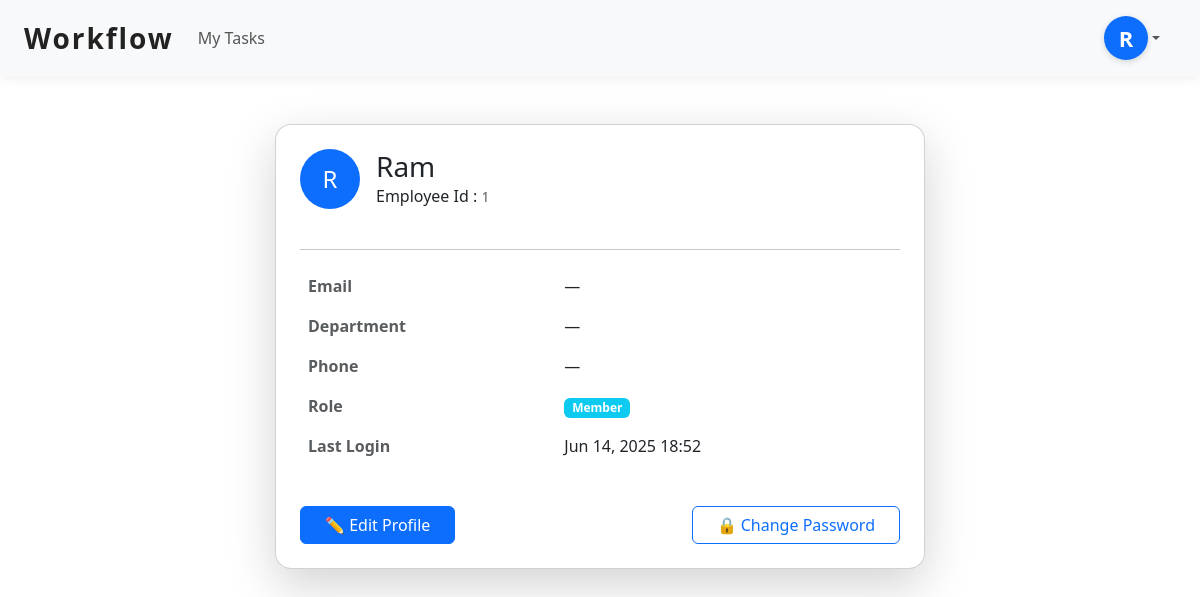
The app's page /profile/ (signed in), older data.
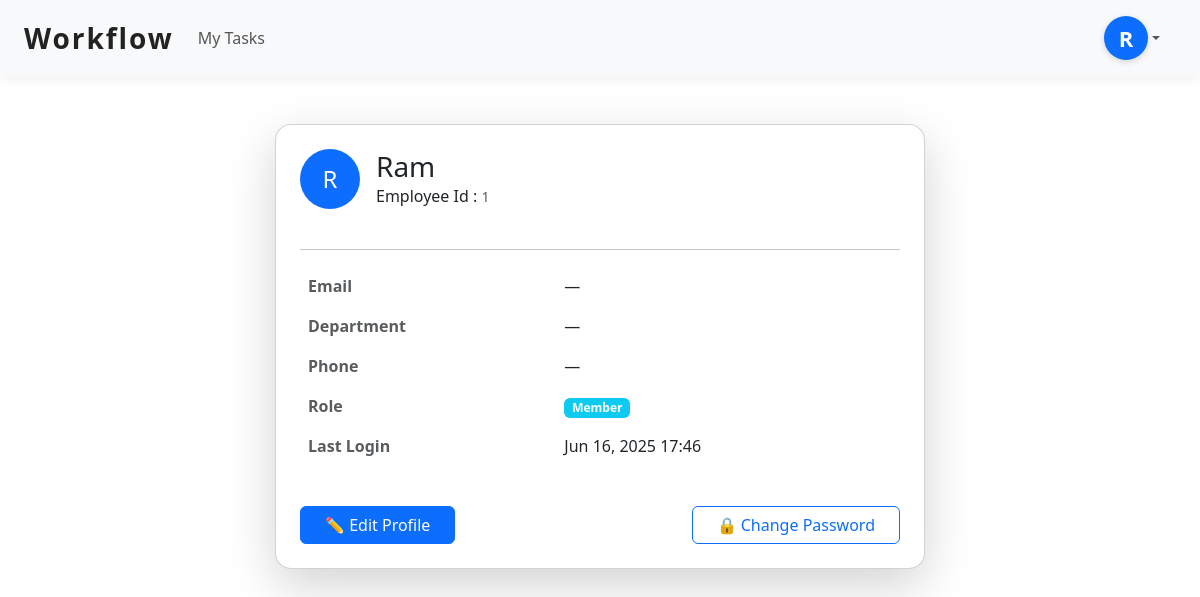
The same page, newer data.
### accounts/models.py (models this page shows, shortened)
class CustomUser(AbstractUser):
    employee_id = models.CharField(max_length=20, unique=True)
    name = models.CharField(max_length=100)
    department = models.CharField(max_length=100, blank=True, null=True)  # new
    phone_number = models.CharField(max_length=20, blank=True, null=True)  # new
    is_first_login = models.BooleanField(default=True)

### accounts/views.py (the view)
# urls.py: path('profile/', profile_view, name='profile'),
@login_required
def profile_view(request):
    user = request.user
    return render(request, 'accounts/profile.html', {'user': user})

### accounts/context_processors.py (called while the page is built)
def pending_requests_count(request):
    if request.user.is_authenticated and request.user.is_superuser:
        count = SignupRequest.objects.count()
        return {'pending_requests_count': count}
    return {'pending_requests_count': 0}

### accounts/templates/accounts/profile.html (shortened to what this page needs)
{% extends 'accounts/base.html' %}
{% block content %}
<div class="container mt-5">
  <div class="card shadow-lg rounded-4 p-4 mx-auto" style="max-width: 650px;">
    <div class="d-flex align-items-center mb-4">
      <div class="rounded-circle bg-primary text-white d-flex align-items-center justify-content-center me-3" style="width: 60px; height: 60px; font-size: 24px;">
        {% if user.is_superuser %}
          {{ user.username|slice:":1"|upper }}
        {% else %}
          {{ user.name|slice:":1"|upper }}
        {% endif %}
      </div>
      <div>
        <h3 class="mb-0">
          {% if user.is_superuser %}
            {{ user.username|title }}
          {% else %}
            {{ user.name|title }}
          {% endif %}
        </h3>
        {% if not user.is_superuser %}
          Employee Id : <small class="text-muted">{{ user.employee_id }}</small>
        {% endif %}
      </div>
    </div>
    <hr>
    <table class="table table-borderless">
      <tr>
        <th class="text-muted">Email</th>
        <td>{{ user.email|default:"—" }}</td>
      </tr>
      <tr>
        <th class="text-muted">Department</th>
        <td>{{ user.department|default:"—" }}</td>
      </tr>
      <tr>
        <th class="text-muted">Phone</th>
        <td>{{ user.phone_number|default:"—" }}</td>
      </tr>
      <tr>
        <th class="text-muted">Role</th>
        <td>
          {% if user.is_superuser %}
            <span class="badge bg-danger">Admin</span>
          {% elif user.groups.first %}
            <span class="badge bg-info">{{ user.groups.first.name }}</span>
          {% else %}
            <span class="badge bg-secondary">Member</span>
          {% endif %}
        </td>
      </tr>
      <tr>
        <th class="text-muted">Last Login</th>
        <td>{{ user.last_login|date:"M d, Y H:i" }}</td>
      </tr>
    </table>
    <div class="d-flex justify-content-between mt-4">
      {% if not user.is_superuser %}
        <a href="{% url 'profile_edit' %}" class="btn btn-primary px-4">
          ✏️ Edit Profile
        </a>
      {% endif %}
      <a href="{% url 'change_password' %}" class="btn btn-outline-primary px-4">
        🔒 Change Password
      </a>
    </div>
  </div>
</div>
{% endblock %}

### accounts/templates/accounts/base.html (shortened to what this page needs)
<!DOCTYPE html>
<html lang="en">
<head>
    {% load static %}
    <link href="https://cdn.jsdelivr.net/npm/bootstrap@5.3.0/dist/css/bootstrap.min.css" rel="stylesheet" />
</head>
<body>
    <nav class="navbar navbar-expand-lg px-4">
        <a class="navbar-brand" href="{% url 'home' %}">Workflow</a>
        <div class="collapse navbar-collapse" id="navbarContent">
            <ul class="navbar-nav me-auto">
                {% if user.is_authenticated %}
                <li class="nav-item">
                  {% if user.is_superuser %}
                    <a class="nav-link {% if request.resolver_match.url_name == 'task_list' %}active{% endif %}" href="{% url 'task_list' %}">Task List</a>
                  {% else %}
                    <a class="nav-link {% if request.resolver_match.url_name == 'task_list' %}active{% endif %}" href="{% url 'task_list' %}">My Tasks</a>
                  {% endif %}
                </li>
                {% endif %}
            </ul>
            {% if user.is_authenticated %}
            {% with user.groups.first as first_group %}
                <div class="dropdown">
                    <a
                        class="nav-link dropdown-toggle d-flex align-items-center"
                        href="#"
                        id="profileDropdown"
                        role="button"
                        data-bs-toggle="dropdown"
                        aria-expanded="false"
                    >
                        <div
                            class="initial-circle
                            {% if user.is_superuser %}
                                admin-circle
                            {% elif first_group and first_group.name == 'Manager' %}
                                manager-circle
                            {% else %}
                                member-circle
                            {% endif %}"
                        >
                            {{ user.get_full_name|default:user.username|slice:":1"|upper }}
                        </div>
                    </a>
                </div>
            {% endwith %}
            {% endif %}
        </div>
    </nav>
    <main class="container mt-4">
        {% block content %}{% endblock %}
    </main>
</body>
</html>

Row changes from the older to the newer data that the page shows:
changed CustomUser "Ram": last_login "Jun 14, 2025 18:52" → "Jun 16, 2025 17:46"
